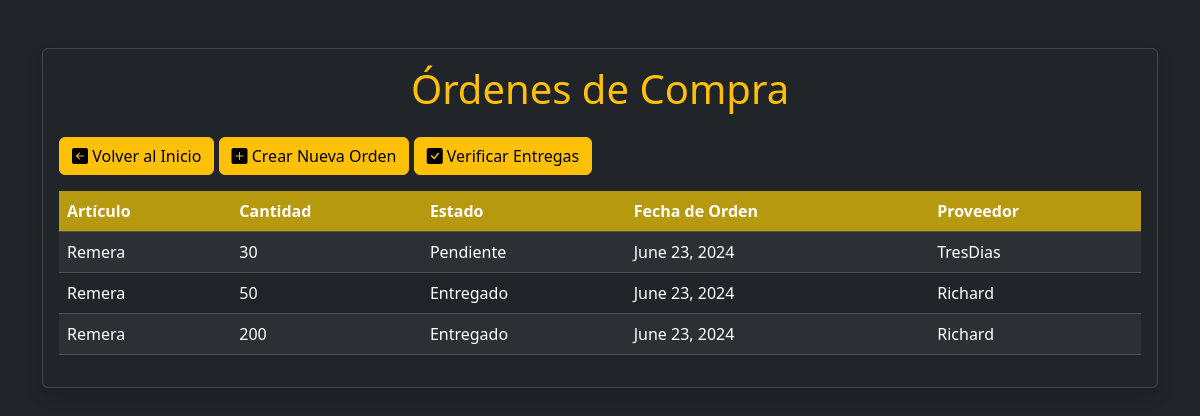
/ordenes/, run on an earlier commit of the app's database.
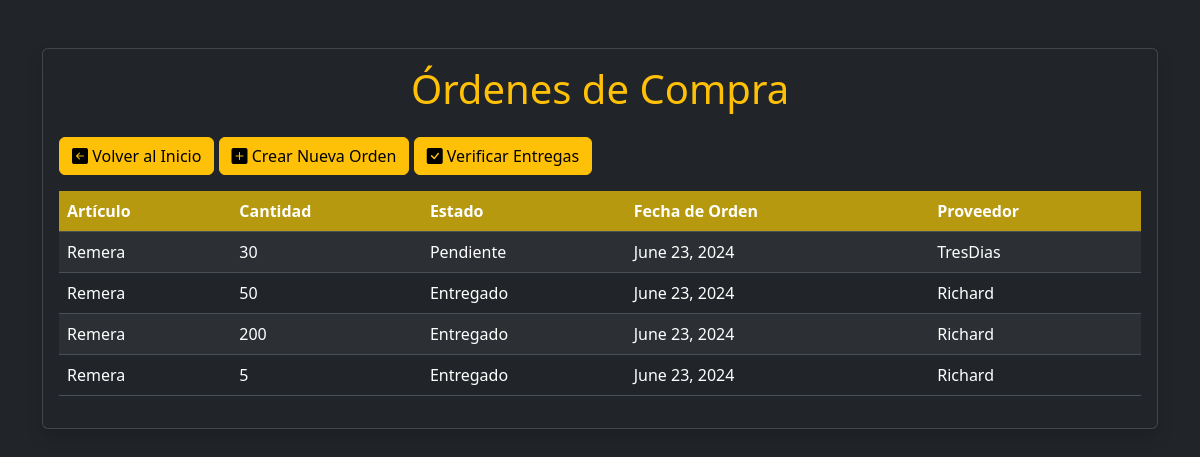
And on a later commit of the database.
### stock/models.py (models this page shows, shortened)
class OrdenDeCompra(models.Model):
    codODC = models.AutoField(primary_key=True)
    cantidad = models.IntegerField()
    estado = models.ForeignKey(EstadoOrdenCompra, on_delete=models.CASCADE, related_name='ordenDeCompra')
    articulo = models.ForeignKey(Articulo, on_delete=models.CASCADE, related_name='ordenDeCompra')
    proveedor = models.ForeignKey(Proveedor, on_delete=models.CASCADE, related_name='ordenDeCompra')
    fechaOrden = models.DateField(auto_now_add=True)
    diasDemoraOrden = models.IntegerField()

class Articulo(models.Model):
    codArticulo = models.AutoField(primary_key=True)
    fechaAltaArticulo = models.DateField(auto_now_add=True)
    fechaBajaArticulo = models.DateField(null=True, blank=True, max_length=30)
    nombreArticulo = models.CharField(max_length=30)
    stockArticulo = models.IntegerField()
    puntoPedido = models.IntegerField(default=0)
    stockSeguridad = models.IntegerField(default=0)
    loteOptimo = models.IntegerField(default=0)
    cantidasIntervaloFijo = models.IntegerField(default=0)
    estado = models.ForeignKey(EstadoArticulo, on_delete=models.CASCADE, related_name='articulos')
    modeloInventario = models.ForeignKey(ModeloInventario, on_delete=models.CASCADE, related_name="articulos")
    proveedor = models.ForeignKey(Proveedor, on_delete=models.CASCADE, related_name='articulos', null=True)

class EstadoOrdenCompra(models.Model):
    codEC = models.AutoField(primary_key=True)
    nombreEC = models.CharField(null=False, blank=False, max_length=30)
    fechaHoraBajaEC = models.DateField(null=True, blank=True)

class Proveedor(models.Model):
    codProveedor = models.AutoField(primary_key=True)
    fechaBajaProveedor = models.DateField(null=True, blank=True)
    nombreProveedor = models.CharField(null=False, blank=False, max_length=30)
    diasDeDemora = models.IntegerField(null=False, blank=False)
    precioXunidad = models.FloatField(null=False, blank=False)
    costo_pedido = models.FloatField(null=False, blank=False)

### stock/views.py (the view)
# urls.py: path('ordenes/', ListarOrdenesDeCompraView.as_view(), name='listar_ordenes_de_compra'),
class ListarOrdenesDeCompraView(ListView):
    model = OrdenDeCompra
    template_name = 'listar_ordenes_de_compra.html'
    context_object_name = 'ordenes'

### stock/Templates/listar_ordenes_de_compra.html (shortened to what this page needs)
<!DOCTYPE html>
<html lang="en" data-bs-theme="dark">
<head>
    <link href="https://cdn.jsdelivr.net/npm/bootstrap@5.3.3/dist/css/bootstrap.min.css" rel="stylesheet"
>
    <link rel="stylesheet" href="https://cdn.jsdelivr.net/npm/bootstrap-icons@1.11.3/font/bootstrap-icons.min.css">
</head>
<body>
    <div class="container mt-5">
        <div class="card shadow">
            <div class="card-body">
                <h1 class="card-title mb-4 text-center text-warning">Órdenes de Compra</h1>
                <a href="{% url 'inicio' %}" class="btn btn-warning mb-3"><i class="bi bi-arrow-left-square-fill"></i> Volver al Inicio</a>
                <a href="{% url 'crear_orden_de_compra' %}" class="btn btn-warning mb-3"><i class="bi bi-plus-square-fill"></i> Crear Nueva Orden</a>
                <a href="{% url 'verificar_entregas' %}" class="btn btn-warning mb-3"><i class="bi bi-check-square-fill"></i> Verificar Entregas</a>
                <div class="table-responsive">
                    <table class="table table-striped table-hover">
                        <thead>
                            <tr>
                                <th scope="col" style="background-color: rgba(221, 182, 9, 0.795);">Artículo</th>
                                <th scope="col" style="background-color: rgba(221, 182, 9, 0.795);">Cantidad</th>
                                <th scope="col" style="background-color: rgba(221, 182, 9, 0.795);">Estado</th>
                                <th scope="col" style="background-color: rgba(221, 182, 9, 0.795);">Fecha de Orden</th>
                                <th scope="col" style="background-color: rgba(221, 182, 9, 0.795);">Proveedor</th>
                            </tr>
                        </thead>
                        <tbody>
                            {% for orden in ordenes %}
                            <tr>
                                <td>{{ orden.articulo.nombreArticulo }}</td>
                                <td>{{ orden.cantidad }}</td>
                                <td>{{ orden.estado.nombreEC }}</td>
                                <td>{{ orden.fechaOrden }}</td>
                                <td>{{ orden.proveedor.nombreProveedor }}</td>
                            </tr>
                            {% endfor %}
                        </tbody>
                    </table>
                </div>
            </div>
        </div>
    </div>
</body>
</html>

What changed in the data, as far as the page shows it:
added OrdenDeCompra: articulo.nombreArticulo "Remera", cantidad "5", estado.nombreEC "Entregado", fechaOrden "June 23, 2024", proveedor.nombreProveedor "Richard"
